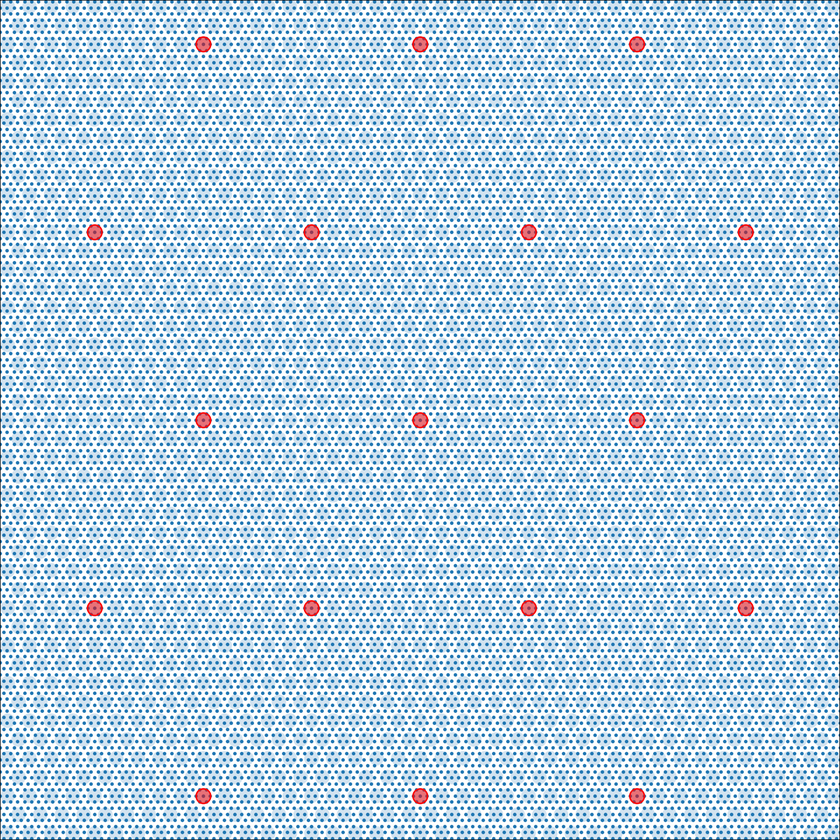
#> input picture assets/iccdw_dot.png, 840 x 840 px, shrunk from 1600 x 1600 before the run, found by its file name
$ python iccdw_dot.py
#> lines starting #> are read from the running program, lines starting #| are printed output that depends on the picture
### crypy.py
import numpy as np
import matplotlib.pyplot as plt
import pandas as pd
from scipy.spatial import Voronoi

class TrackedInstance:
    _all_instances = {}
    def __init__(self):
        cls = type(self)
        if cls not in TrackedInstance._all_instances:
            TrackedInstance._all_instances[cls] = []
        TrackedInstance._all_instances[cls].append(self)
    # [32 lines left out: functions get_instances_df, print_all_instances_class_wise, clear_instances, clear_all_project_instances, not called in this run]

class CrystalGenerator2D:
    def __init__(self,a1,a2,O=(0,0)):
        self.minimal_unit_vector = (a1,a2)
        self.unit_vectors = [PrimitiveVector2D(a1,a2,O=O)]
    def add_superstructure(self,n1,n2):
        self.unit_vectors.append(self.unit_vectors[0].get_super_structure(n1,n2))
class PrimitiveVector2D(TrackedInstance):
    def __init__(self,a1,a2,O=np.array((0,0)),gizmowidth=10):
        self.a1 = np.array(a1).reshape(2)
        self.a2 = np.array(a2).reshape(2)
        self.O = np.array(O).reshape(2)
        self.gizmowidth = gizmowidth
        self.clr_O = [0,0,0]
        self.clr_a1 = [1,0,0]
        self.clr_a2 = [0,1,0]
        super().__init__()
    @property
    def I_xy__a12(self):
        return np.array([self.a1,self.a2]).T
    @property
    def clrs(self):
        return np.array([self.clr_O,self.clr_a1,self.clr_a2])
    def cal_xy_from_ij(self,ij):
        ij = np.array(ij).reshape(-1,2)
        return self.O + ij[:,0].reshape(-1,1)*self.a1 + ij[:,1].reshape(-1,1)*self.a2
    # [31 lines left out: functions cal_ij_from_xy, plot_gizmo, plot_wigner_seitz_2d, plot_paral_2d, plot_all, not called in this run]
    def get_super_structure(self,n1,n2):
        return PrimitiveVector2D(n1*self.a1,n2*self.a2,O=self.O,gizmowidth=self.gizmowidth/(n1+n2))
    def get_sub_structure(self,n1,n2):
        return self.get_super_structure(1/n1,1/n2)
    # [41 lines left out: function get_wigner_seitz_vertices_2d, not called in this run]
    def to_LatticePoints2D(self):
        return LatticePoints2D(self)
    def to_Basis2D(self):
        return Basis2D(self)

class LatticePoints2D(TrackedInstance):
    def __init__(self,primitive_vector:PrimitiveVector2D):
        self.primitive_vector = primitive_vector
        super().__init__()
    def generate_points_by_range(self,n1_range,n2_range):
        self.Indices = np.meshgrid(np.arange(n1_range[0],n1_range[1]+1),np.arange(n2_range[0],n2_range[1]+1),indexing='ij')
        self.Indices = np.array(self.Indices).reshape(2,-1).T
    def generate_points_by_xylim(self,xrng,yrng):
        xmin, xmax = xrng
        ymin, ymax = yrng
        a1 = self.primitive_vector.a1
        a2 = self.primitive_vector.a2
        O = self.primitive_vector.O
        self.Indices = self.find_lattice_indices_in_rect(a1, a2, O, xmin, xmax, ymin, ymax)
    def generate_points_by_manual(self,ijList):
        self.Indices = np.array(ijList).reshape(-1,2)

    @property
    def xy(self):
        return self.primitive_vector.cal_xy_from_ij(self.Indices)
    def plot_scatter(self,x=0,y=0,**kwargs):
        xy = self.xy
        plt.scatter(xy[:,0]+x,xy[:,1]+y,**kwargs)
        plt.axis('equal')
        fig = plt.gcf()
        ax = plt.gca()
        return (fig,ax)
    # [10 lines left out: functions plot_text, plot_line, not called in this run]

    @staticmethod
    def find_lattice_indices_in_rect(a1, a2, O, xmin, xmax, ymin, ymax):
        """
        Finds indices of all lattice points within a specific rectangular range.

        Args:
            a1 (tuple or np.ndarray): First basis vector.
            a2 (tuple or np.ndarray): Second basis vector.
            O (tuple or np.ndarray): Origin of the lattice.
            xmin, xmax, ymin, ymax (float): Rectangular boundaries.

        Returns:
            np.ndarray: (N, 2) numpy array containing (i, j) indices.
        """
        # 1. Setup vectors and matrix
        a1 = np.array(a1, dtype=float)
        a2 = np.array(a2, dtype=float)
        O = np.array(O, dtype=float)

        # Transformation matrix M = [a1, a2]
        M = np.stack([a1, a2], axis=1)

        if np.abs(np.linalg.det(M)) < 1e-9:
            raise ValueError("기저 벡터 a1, a2가 서로 평행하여 2D 격자를 만들 수 없습니다.")

        M_inv = np.linalg.inv(M)

        # 2. Define four corners of the rectangle
        corners_xy = np.array([
            [xmin, ymin],
            [xmax, ymin],
            [xmax, ymax],
            [xmin, ymax]
        ])

        # 3. Transform corners to lattice coordinate system (i, j)
        corners_ij = M_inv @ (corners_xy - O).T

        # 4. Determine search range for i and j
        i_min, j_min = np.floor(corners_ij.min(axis=1))
        i_max, j_max = np.ceil(corners_ij.max(axis=1))

        # 5. Generate and check all (i, j) pairs within range
        valid_indices = []
        for i in range(int(i_min), int(i_max) + 1):
            for j in range(int(j_min), int(j_max) + 1):
                point_xy = O + i * a1 + j * a2
                if (xmin <= point_xy[0] <= xmax) and (ymin <= point_xy[1] <= ymax):
                    valid_indices.append([i, j])

        return np.array(valid_indices)
class Basis2D(TrackedInstance):
    def __init__(self,primitive_vector:PrimitiveVector2D):
        self.primitive_vector = primitive_vector
        self._artist_list = []
        super().__init__()
    def add_artist(self,generator,v_a12,label):
        self._artist_list.append({'generator':generator,'v_a12':v_a12,'label':label})
    @property
    def basis_df(self):
        return pd.DataFrame(self._artist_list)
    # [8 lines left out: function plot_basis, not called in this run]

class Crystal2D(TrackedInstance):
    def __init__(self,basis:Basis2D,lattice:LatticePoints2D):
        self._basis = basis
        self._lattice = lattice
        super().__init__()
    def plot_crystal(self,x_=0,y_=0):
        basis_df = self._basis.basis_df
        Indices = self._lattice.Indices
        for idx,row in basis_df.iterrows():
            v_a12 = np.array(row['v_a12']).reshape(-1,2)#sub unit cell position
            v_xy = self._basis.primitive_vector.cal_xy_from_ij(v_a12)
            for ij in Indices:
                O_ij = self._lattice.primitive_vector.cal_xy_from_ij(ij)
                O_ij = O_ij.flatten()
                x = v_xy[:,0]+O_ij[0] + x_
                y = v_xy[:,1]+O_ij[1] + y_
                row['generator'](x,y)
        f = plt.gcf()
        ax = plt.gca()
        ax.set_aspect('equal', adjustable='box')
        return (f,ax)
    # [15 lines left out: function plot_summary, not called in this run]

class Collection:
    # [96 lines left out: function plot_plane_wave_lines, not called in this run]

    class Generator:
        # [6 lines left out: function gen_regular_polygon, not called in this run]
        @staticmethod
        def gen_hexagon(**kwargs):
            return Collection.Generator.gen_regular_polygon(6,**kwargs)


# [37 lines that do not run on import are left out]

### crypy_examples/pts_on_poly.py
import numpy as np
import matplotlib.pyplot as plt
from shapely.geometry import Point, Polygon

def lattice_points_in_polygon(a1, a2, polygon_vertices):
    a1 = np.array(a1, dtype=float)
    a2 = np.array(a2, dtype=float)
    poly = Polygon(polygon_vertices)

    minx, miny, maxx, maxy = poly.bounds

    # (x,y) -> (i,j) 변환 행렬
    A = np.column_stack((a1, a2))
    Ainv = np.linalg.inv(A)

    corners = np.array([
        [minx, miny],
        [maxx, maxy],
        [minx, maxy],
        [maxx, miny]
    ])
    ij_corners = (Ainv @ corners.T).T
    i_min, j_min = np.floor(ij_corners.min(axis=0)).astype(int)
    i_max, j_max = np.ceil(ij_corners.max(axis=0)).astype(int)

    lattice_points = []
    lattice_indices = []
    for i in range(i_min-1, i_max+2):
        for j in range(j_min-1, j_max+2):
            p = i * a1 + j * a2
            if poly.contains(Point(p)):
                lattice_points.append(tuple(p))
                lattice_indices.append((i, j))


    return (lattice_points,lattice_indices)


# [29 lines left out: function plot_lattice_points, not called in this run]

# [15 lines that do not run on import are left out]

### useful.py
import matplotlib.pyplot as plt
import matplotlib.figure
import matplotlib.axes
import matplotlib.image
import matplotlib.colors as mcolors
import matplotlib.cm as cm
import numpy as np
import matplotlib.patches as patches
from matplotlib.colors import Normalize
from matplotlib.cm import get_cmap

# [344 lines left out: functions tickoff, gci, change_image_range, auto_clim, auto199, plot_result and 10 more, not called in this run]

def fullax(ax=None):
    """
    Expand the axes to fill the entire figure area and remove ticks.
    """
    if ax is None:
        ax = plt.gca()
    ax.set_position([0, 0, 1, 1])
    ax.set_xticks([])
    ax.set_yticks([])

def savepng(fig, fn):
    """
    Save the figure as a PNG file in the assets folder.
    """
    fig.savefig("assets/" + fn + ".png", dpi=100, bbox_inches='tight', pad_inches=0)

class CropWindow:
    """
    A class to define and manage a specific crop window (region of interest) for images or plots.
    """
    anchor_map = {
        'center': (0.5, 0.5), 'top': (0.5, 1.0), 'bottom': (0.5, 0.0),
        'left': (0.0, 0.5), 'right': (1.0, 0.5), 'top_left': (0.0, 1.0),
        'top_right': (1.0, 1.0), 'bottom_left': (0.0, 0.0), 'bottom_right': (1.0, 0.0),
    }

    def __init__(self):
        self._xy_01 = np.zeros((2, 2))

    # [4 lines left out: function set_xlimylim, not called in this run]

    def set_yflip(self):
        """Flips the y-axis range."""
        self._xy_01[1] = np.array(self._xy_01[1])[::-1]

    # [28 lines left out: functions set_by_anchor, xlim, ylim, ylim_flip, wh, not called in this run]

    def xy(self, anchor='bottom_left'):
        """Returns coordinates of specified anchor position."""
        return self._xy_01[:, 0] + self.anchor_map[anchor] * self.wh

    def rect(self, **kwargs):
        """Returns a matplotlib.patches.Rectangle object of the current region."""
        return patches.Rectangle(self.xy(), self.wh[0], self.wh[1], fill=False, **kwargs)

    # [12 lines left out: functions ax_xylims, ax_cropbox, not called in this run]

### crypy_examples/iccdw_cartoon.py
import crypy
import matplotlib.pyplot as plt
import numpy as np
from crypy_examples.chiral_interlock import lattice_points_in_hex
# re
a1 = [1,0]
a2 = [-0.5,3**0.5/2]

xlim = np.array((-60,60))
ylim = np.array((-60,60))

from matplotlib.colors import to_rgba
colors = plt.rcParams['axes.prop_cycle'].by_key()['color']
color = colors[0]
# cdw_scatter_kwargs = {'facecolors':to_rgba(color,0.2),'edgecolors':color,'s':100}
cdw_scatter_kwargs = {'facecolors':to_rgba(color,0.2),'edgecolors':'none','s':100}
# breakpoint()
indicator_kwargs = {'facecolors':to_rgba('red',0.5),'edgecolors':'red','s':100}

cdw_before_kwargs = {'facecolors':to_rgba([0,1,1],.3),'edgecolors':[1,0,0,0],'s':100}
cdw_after_kwargs = {'facecolors':to_rgba('blue',0),'edgecolors':[0,1,1],'s':100}
# cdw_before_kwargs = {'edgecolors':'green','s':100}
# cdw_after_kwargs = {'edgecolors':'blue','s':100}


dlt = .1
n_c = 3


n_ic = n_c + dlt
n_sup = n_ic/dlt

primitve_vector_atom = crypy.PrimitiveVector2D(a1,a2)
primitve_vector_c = primitve_vector_atom.get_super_structure(n_c,n_c)
primitve_vector_ic = primitve_vector_atom.get_super_structure(n_ic,n_ic)
primitve_vector_sup = primitve_vector_atom.get_super_structure(n_sup,n_sup)
lattice_atom = primitve_vector_atom.to_LatticePoints2D()
lattice_ic = primitve_vector_ic.to_LatticePoints2D()
lattice_c = primitve_vector_c.to_LatticePoints2D()
lattice_sup = primitve_vector_sup.to_LatticePoints2D()


lattice_atom.generate_points_by_xylim(xlim,ylim)
lattice_ic.generate_points_by_xylim(xlim,ylim)
lattice_sup.generate_points_by_xylim(xlim*1.2,ylim*1.2)

points_in_hex = lattice_points_in_hex(a1, a2,n_c*3/2+0.01)
lattice_c.generate_points_by_manual(points_in_hex)
gen_dom = lambda x,y:lattice_c.plot_scatter(x,y,**cdw_scatter_kwargs)

basis_sup = primitve_vector_sup.to_Basis2D()
basis_sup.add_artist(gen_dom,(0,0),label='domain')
crystal_sup = crypy.Crystal2D(basis_sup,lattice_sup)

lattice_clong = primitve_vector_c.to_LatticePoints2D()
lattice_clong.generate_points_by_xylim(xlim,ylim)


atom_draw = lambda: lattice_atom.plot_scatter(s=2,facecolors=color)
c_draw = lambda: crystal_sup.plot_crystal()
clong_draw = lambda: lattice_clong.plot_scatter(**cdw_scatter_kwargs)
ic_draw = lambda: lattice_ic.plot_scatter(**cdw_scatter_kwargs)
indc_draw = lambda: lattice_sup.plot_scatter(**indicator_kwargs)

import copy
def create_crystal_sup(**kwargs):
    crystal_sup_new = copy.deepcopy(crystal_sup)
    crystal_sup_new._basis._artist_list = []
    gen_dom = lambda x,y:lattice_c.plot_scatter(x,y,**kwargs)
    crystal_sup_new._basis.add_artist(gen_dom,(0,0),label='domain')
    return crystal_sup_new

def cong2c_draw():
    lattice_clong.plot_scatter(**cdw_before_kwargs)
    foo =create_crystal_sup(**cdw_after_kwargs)
    foo.plot_crystal()


def c2ic_draw():
    foo =create_crystal_sup(**cdw_before_kwargs)
    foo.plot_crystal()
    lattice_ic.plot_scatter(**cdw_after_kwargs)


# [21 lines that do not run on import are left out]

### crypy_examples/chiral_interlock.py
from crypy_examples.pts_on_poly import lattice_points_in_polygon
import numpy as np


def gen_hex(R):
    tht = 2*np.pi*(1/12+np.arange(0,6)/6)
    v_xy =R*(2/np.sqrt(3))*np.array([np.cos(tht),np.sin(tht)])
    polygon = v_xy.transpose()
    return polygon

def lattice_points_in_hex(a1, a2,R ,contain_boundary=True):
    polygon = gen_hex(R)
    if contain_boundary:
        R = R +0.01
    else:
        R = R -0.01
    foo,indices = lattice_points_in_polygon(a1, a2, polygon)
    return indices

### crypy_examples/plot/iccdw_dot.py
from crypy_examples.iccdw_cartoon import (
    atom_draw,
    c_draw,
    ic_draw,
    indc_draw,
    xlim,ylim,
    clong_draw,
    cong2c_draw,
    c2ic_draw
)
import matplotlib.pyplot as plt
from useful import (
    fullax,
    savepng
)
import numpy as np
sz = 30
# xlim = np.array((-sz,sz))
# ylim = np.array((-sz,sz))


def savepng(draw_fcn,fn):
    plt.figure(figsize=(8,8))
    atom_draw()

    draw_fcn()
    indc_draw()
    ax = plt.gca()
    fig = plt.gcf()
    ax.set_xlim(xlim)
    ax.set_ylim(ylim)
    fullax(ax)
    fig.savefig("assets/"+fn+".png",dpi=200,bbox_inches='tight',pad_inches=0)

savepng(ic_draw,"iccdw_dot")
#> in savepng, `fig.savefig("assets/"+fn+".png",dpi=200,bbox_inches='tight',pad_inches..`:
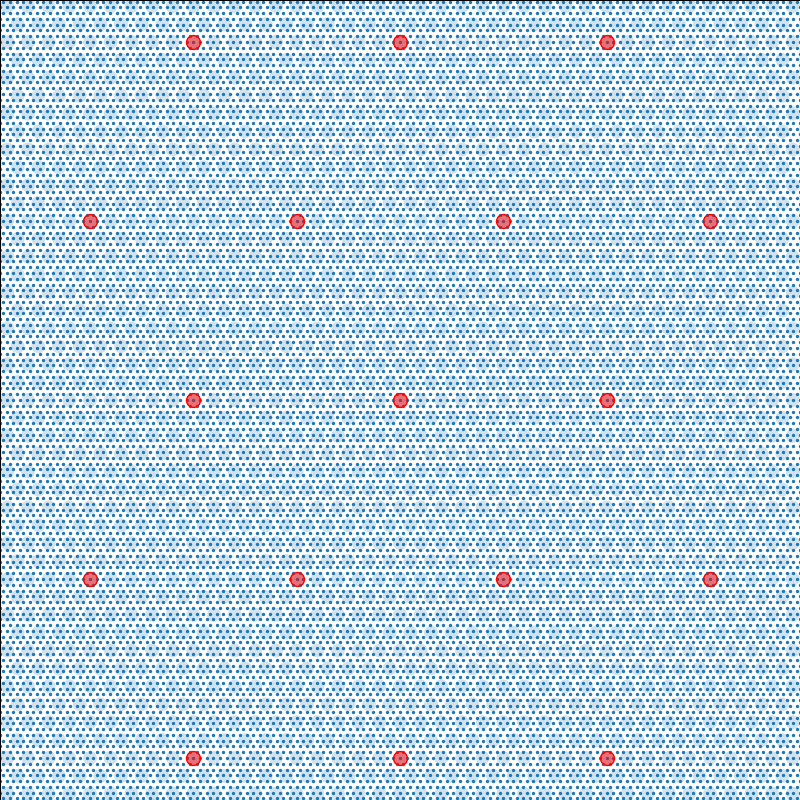
#> figure drawn by matplotlib, 1 panel
savepng(c_draw,"ccdw_dot")
#> call 2 of savepng, with fn = 'ccdw_dot'
#> in savepng (call 2), `fig.savefig("assets/"+fn+".png",dpi=200,bbox_inches='tight',pad_inches..`:
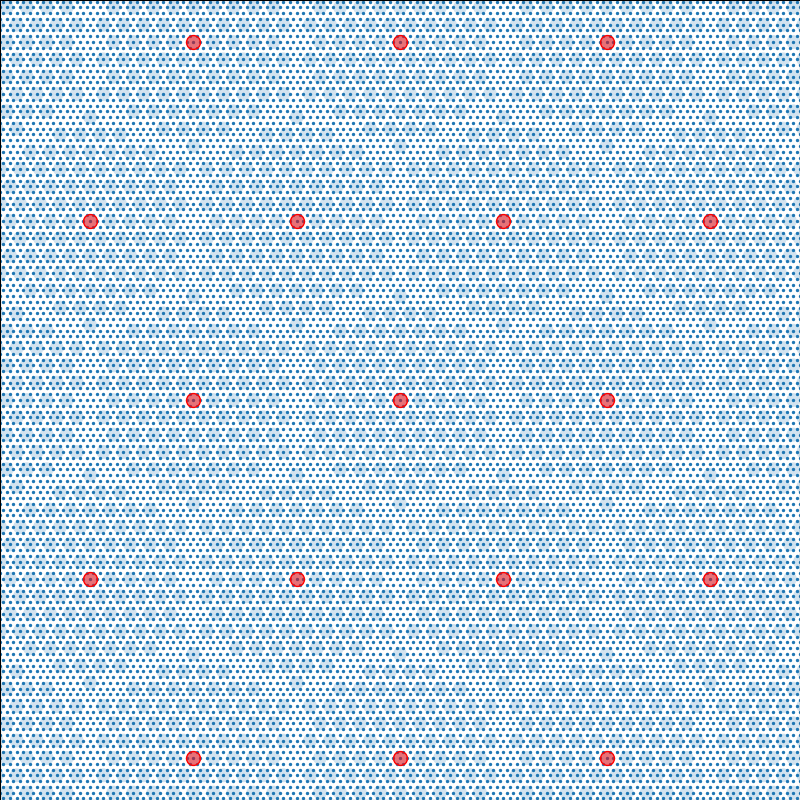
#> figure drawn by matplotlib, 1 panel
savepng(clong_draw,"clongcdw_dot")
#> call 3 of savepng, with fn = 'clongcdw_dot'
#> in savepng (call 3), `fig.savefig("assets/"+fn+".png",dpi=200,bbox_inches='tight',pad_inches..`:
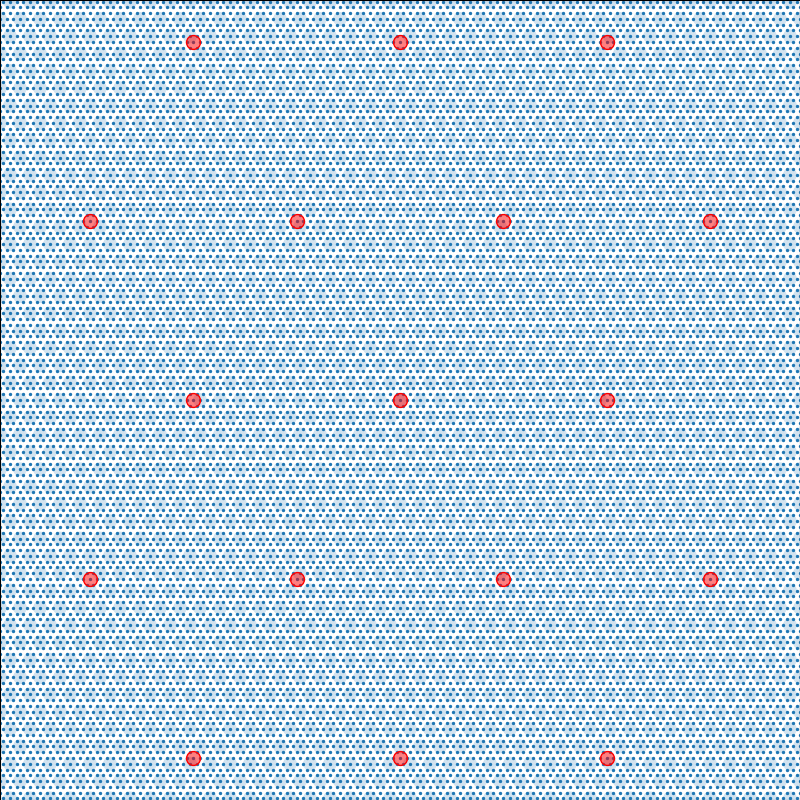
#> figure drawn by matplotlib, 1 panel
from useful import savepng

fig = plt.figure(figsize=(8,8))
cong2c_draw()
ax = plt.gca()
ax.set_xlim(xlim)
ax.set_ylim(ylim)
fullax()
savepng(fig,"trans_cong2ccdw_dot")
#> in savepng, `fig.savefig("assets/" + fn + ".png", dpi=100, bbox_inches='tight', pad..`:
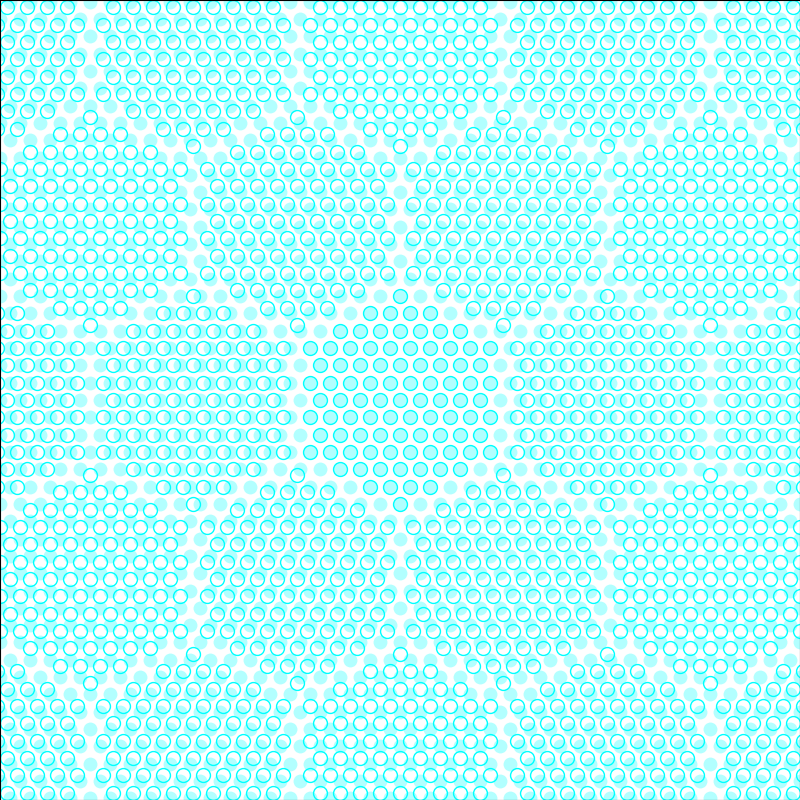
#> figure drawn by matplotlib, 1 panel

fig = plt.figure(figsize=(8,8))
c2ic_draw()
ax = plt.gca()
ax.set_xlim(xlim)
ax.set_ylim(ylim)
fullax()
savepng(fig,"trans_c2iccdw_dot")

from PIL import Image
import os

def crop_image_border(input_path: str, output_path: str, slicing_factor: float):
    """
    PNG 이미지의 테두리를 지정된 비율만큼 잘라내고 새 파일로 저장합니다.

    :param input_path: 입력 PNG 파일 경로.
    :param output_path: 출력 PNG 파일 경로.
    :param slicing_factor: 테두리를 깎을 비율 (0.0 이상 1.0 이하).
                           0.0: 전혀 자르지 않음.
                           1.0: 이미지를 완전히 잘라냄 (0x0 크기).
    """
#> called with input_path = 'assets\\iccdw_dot.png', output_path = 'assets\\iccdw_dotcrop.png', slicing_factor = 0.2
    # 1. 입력 파일 유효성 검사
    if not os.path.exists(input_path):
        print(f"오류: 입력 파일 경로를 찾을 수 없습니다: {input_path}")
        return

    # 2. slicing_factor 유효성 검사
    if not (0.0 <= slicing_factor <= 1.0):
        print(f"오류: slicing_factor는 0.0과 1.0 사이의 값이어야 합니다 (현재 값: {slicing_factor})")
        return

    try:
        # 3. 이미지 열기
        img = Image.open(input_path)
#> img is the input picture: PIL image 840x840 RGBA; mean R, G, B, A 187.6, 212.8, 231.1, 255
        width, height = img.size
#> (the rest of the program and of its run is left out)
